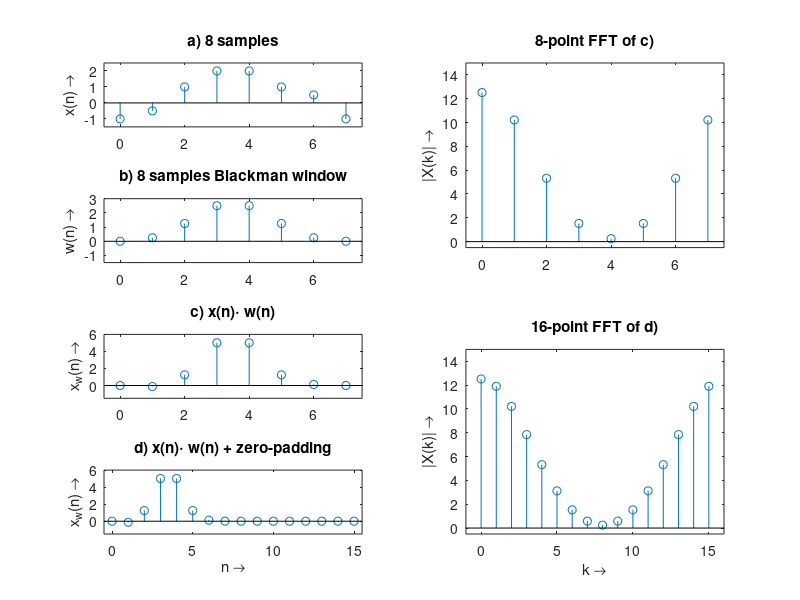

The MATLAB source for this figure:
x=[-1 -0.5 1 2 2 1 0.5 -1];
w=blackman(8);
w=w*8/sum(w);
x1=x.*w';
x2(16)=0;
x2(1:8)=x1;
subplot(421);
stem(0:1:7,x);axis([-0.5 7.5 -1.5 2.5]);
ylabel('x(n) \rightarrow');
title('a) 8 samples');
subplot(423);
stem(0:1:7,w);axis([-0.5 7.5 -1.5 3]);
ylabel('w(n) \rightarrow');
title('b) 8 samples Blackman window');
subplot(425);
stem(0:1:7,x1);axis([-0.5 7.5 -1.5 6]);
ylabel('x_w(n) \rightarrow');
title('c) x(n)\cdot w(n)');
subplot(427);
stem(0:1:15,x2);axis([-0.5 15.5 -1.5 6]);
xlabel('n \rightarrow');ylabel('x_w(n) \rightarrow');
title('d) x(n)\cdot w(n) + zero-padding');
subplot(222);
stem(0:1:7,abs(fft(x1)));axis([-0.5 7.5 -0.5 15]);
ylabel('|X(k)| \rightarrow');
title('8-point FFT of c)');

subplot(224);
stem(0:1:15,abs(fft(x2)));axis([-1 16 -0.5 15]);
xlabel('k \rightarrow');ylabel('|X(k)| \rightarrow');
title('16-point FFT of d)');